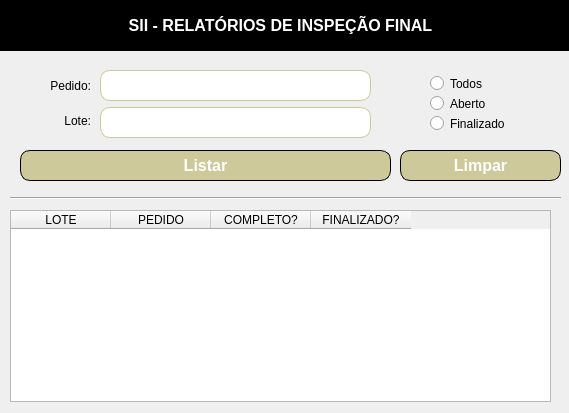
<?xml version="1.0" encoding="UTF-8"?>
<ui version="4.0">
 <class>inspecao</class>
 <widget class="QWidget" name="inspecao">
  <property name="geometry">
   <rect>
    <x>0</x>
    <y>0</y>
    <width>569</width>
    <height>413</height>
   </rect>
  </property>
  <property name="windowTitle">
   <string>ANALISE DEMANDA</string>
  </property>
  <widget class="QLabel" name="label_16">
   <property name="geometry">
    <rect>
     <x>-9</x>
     <y>-10</y>
     <width>1071</width>
     <height>61</height>
    </rect>
   </property>
   <property name="styleSheet">
    <string notr="true">background: black;</string>
   </property>
   <property name="text">
    <string/>
   </property>
  </widget>
  <widget class="QLabel" name="label_14">
   <property name="geometry">
    <rect>
     <x>11</x>
     <y>10</y>
     <width>31</width>
     <height>31</height>
    </rect>
   </property>
   <property name="text">
    <string/>
   </property>
   <property name="pixmap">
    <pixmap>../static/apple-touch-icon.png</pixmap>
   </property>
   <property name="scaledContents">
    <bool>true</bool>
   </property>
  </widget>
  <widget class="QLabel" name="label_15">
   <property name="geometry">
    <rect>
     <x>100</x>
     <y>10</y>
     <width>361</width>
     <height>31</height>
    </rect>
   </property>
   <property name="font">
    <font>
     <pointsize>12</pointsize>
     <weight>75</weight>
     <bold>true</bold>
    </font>
   </property>
   <property name="styleSheet">
    <string notr="true">color: white;</string>
   </property>
   <property name="text">
    <string>SII - RELATÓRIOS DE INSPEÇÃO FINAL</string>
   </property>
   <property name="alignment">
    <set>Qt::AlignCenter</set>
   </property>
  </widget>
  <widget class="QLabel" name="label_4">
   <property name="geometry">
    <rect>
     <x>40</x>
     <y>105</y>
     <width>51</width>
     <height>31</height>
    </rect>
   </property>
   <property name="text">
    <string>Lote:</string>
   </property>
   <property name="alignment">
    <set>Qt::AlignRight|Qt::AlignTrailing|Qt::AlignVCenter</set>
   </property>
  </widget>
  <widget class="QLineEdit" name="inputPedido">
   <property name="geometry">
    <rect>
     <x>100</x>
     <y>70</y>
     <width>271</width>
     <height>31</height>
    </rect>
   </property>
   <property name="styleSheet">
    <string notr="true">border-radius: 10px;
border: 1px solid #CDC99B;</string>
   </property>
   <property name="alignment">
    <set>Qt::AlignCenter</set>
   </property>
  </widget>
  <widget class="Line" name="line_4">
   <property name="geometry">
    <rect>
     <x>10</x>
     <y>190</y>
     <width>551</width>
     <height>16</height>
    </rect>
   </property>
   <property name="orientation">
    <enum>Qt::Horizontal</enum>
   </property>
  </widget>
  <widget class="QPushButton" name="btnListar">
   <property name="enabled">
    <bool>true</bool>
   </property>
   <property name="geometry">
    <rect>
     <x>20</x>
     <y>150</y>
     <width>371</width>
     <height>31</height>
    </rect>
   </property>
   <property name="font">
    <font>
     <family>Arial</family>
     <pointsize>12</pointsize>
     <weight>75</weight>
     <bold>true</bold>
    </font>
   </property>
   <property name="styleSheet">
    <string notr="true">	border-radius: 10px;
	border: 1px solid rgb(0,0,0);
    background-color: #CDC99B;
    color: white;</string>
   </property>
   <property name="text">
    <string>Listar</string>
   </property>
  </widget>
  <widget class="QLabel" name="label_5">
   <property name="geometry">
    <rect>
     <x>40</x>
     <y>75</y>
     <width>51</width>
     <height>21</height>
    </rect>
   </property>
   <property name="text">
    <string>Pedido:</string>
   </property>
   <property name="alignment">
    <set>Qt::AlignRight|Qt::AlignTrailing|Qt::AlignVCenter</set>
   </property>
  </widget>
  <widget class="QLineEdit" name="inputLote">
   <property name="geometry">
    <rect>
     <x>100</x>
     <y>107</y>
     <width>271</width>
     <height>31</height>
    </rect>
   </property>
   <property name="styleSheet">
    <string notr="true">border-radius: 10px;
border: 1px solid #CDC99B;</string>
   </property>
   <property name="alignment">
    <set>Qt::AlignCenter</set>
   </property>
  </widget>
  <widget class="QTableWidget" name="tableWidget">
   <property name="geometry">
    <rect>
     <x>10</x>
     <y>210</y>
     <width>541</width>
     <height>192</height>
    </rect>
   </property>
   <column>
    <property name="text">
     <string>LOTE</string>
    </property>
   </column>
   <column>
    <property name="text">
     <string>PEDIDO</string>
    </property>
   </column>
   <column>
    <property name="text">
     <string>COMPLETO?</string>
    </property>
   </column>
   <column>
    <property name="text">
     <string>FINALIZADO?</string>
    </property>
   </column>
  </widget>
  <widget class="QRadioButton" name="radioTodos">
   <property name="geometry">
    <rect>
     <x>430</x>
     <y>75</y>
     <width>82</width>
     <height>17</height>
    </rect>
   </property>
   <property name="text">
    <string>Todos</string>
   </property>
  </widget>
  <widget class="QRadioButton" name="radioAberto">
   <property name="geometry">
    <rect>
     <x>430</x>
     <y>95</y>
     <width>82</width>
     <height>17</height>
    </rect>
   </property>
   <property name="text">
    <string>Aberto</string>
   </property>
  </widget>
  <widget class="QRadioButton" name="radioFinalizado">
   <property name="geometry">
    <rect>
     <x>430</x>
     <y>115</y>
     <width>82</width>
     <height>17</height>
    </rect>
   </property>
   <property name="text">
    <string>Finalizado</string>
   </property>
  </widget>
  <widget class="QPushButton" name="btnLimpar">
   <property name="enabled">
    <bool>true</bool>
   </property>
   <property name="geometry">
    <rect>
     <x>400</x>
     <y>150</y>
     <width>161</width>
     <height>31</height>
    </rect>
   </property>
   <property name="font">
    <font>
     <family>Arial</family>
     <pointsize>12</pointsize>
     <weight>75</weight>
     <bold>true</bold>
    </font>
   </property>
   <property name="styleSheet">
    <string notr="true">	border-radius: 10px;
	border: 1px solid rgb(0,0,0);
    background-color: #CDC99B;
    color: white;</string>
   </property>
   <property name="text">
    <string>Limpar</string>
   </property>
  </widget>
 </widget>
 <tabstops>
  <tabstop>inputPedido</tabstop>
  <tabstop>inputLote</tabstop>
  <tabstop>radioTodos</tabstop>
  <tabstop>radioAberto</tabstop>
  <tabstop>radioFinalizado</tabstop>
  <tabstop>tableWidget</tabstop>
  <tabstop>btnLimpar</tabstop>
  <tabstop>btnListar</tabstop>
 </tabstops>
 <resources/>
 <connections/>
</ui>
